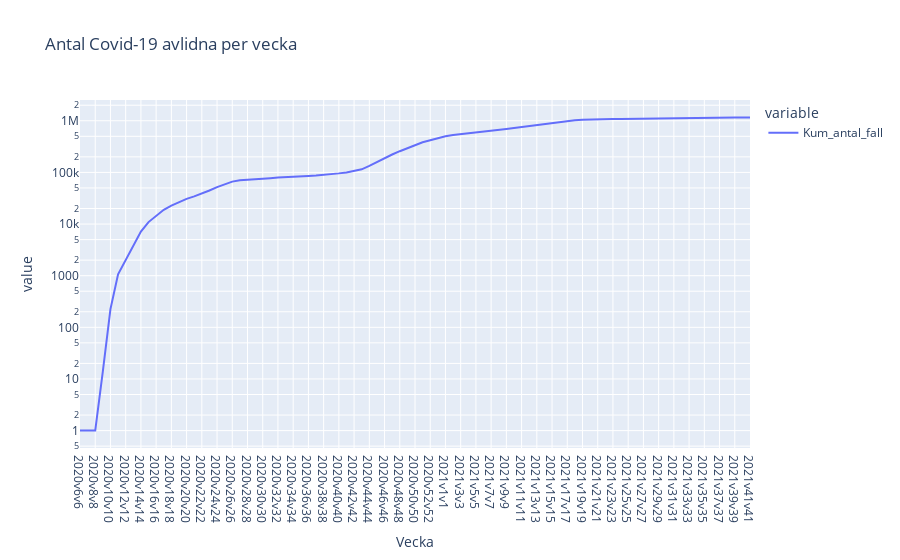

Source (notebook cell):
### Code cell
fig1 = px.line(clean_s_d_v_r, x= "Vecka", y = ["Kum_antal_fall"], title= "Antal Covid-19 avlidna per vecka", log_y=True)
fig1.show()

fig1.write_html("Visualiseringar/Kumulativt_antal_fall_per_vecka.html")
